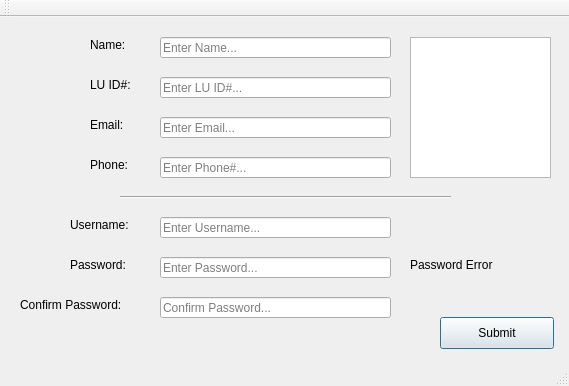
<?xml version="1.0" encoding="UTF-8"?>
<ui version="4.0">
 <class>RegistrationWindow</class>
 <widget class="QMainWindow" name="RegistrationWindow">
  <property name="geometry">
   <rect>
    <x>0</x>
    <y>0</y>
    <width>569</width>
    <height>386</height>
   </rect>
  </property>
  <property name="windowTitle">
   <string>Registration</string>
  </property>
  <widget class="QWidget" name="centralWidget">
   <widget class="QLabel" name="label">
    <property name="geometry">
     <rect>
      <x>90</x>
      <y>20</y>
      <width>41</width>
      <height>16</height>
     </rect>
    </property>
    <property name="text">
     <string>Name:</string>
    </property>
   </widget>
   <widget class="QLabel" name="label_2">
    <property name="geometry">
     <rect>
      <x>90</x>
      <y>60</y>
      <width>41</width>
      <height>16</height>
     </rect>
    </property>
    <property name="text">
     <string>LU ID#:</string>
    </property>
   </widget>
   <widget class="QLabel" name="label_3">
    <property name="geometry">
     <rect>
      <x>90</x>
      <y>100</y>
      <width>41</width>
      <height>16</height>
     </rect>
    </property>
    <property name="text">
     <string>Email:</string>
    </property>
   </widget>
   <widget class="QLabel" name="label_4">
    <property name="geometry">
     <rect>
      <x>90</x>
      <y>140</y>
      <width>41</width>
      <height>16</height>
     </rect>
    </property>
    <property name="text">
     <string>Phone:</string>
    </property>
   </widget>
   <widget class="Line" name="line">
    <property name="geometry">
     <rect>
      <x>120</x>
      <y>170</y>
      <width>331</width>
      <height>20</height>
     </rect>
    </property>
    <property name="orientation">
     <enum>Qt::Horizontal</enum>
    </property>
   </widget>
   <widget class="QLineEdit" name="emailTextField">
    <property name="geometry">
     <rect>
      <x>160</x>
      <y>100</y>
      <width>231</width>
      <height>21</height>
     </rect>
    </property>
    <property name="placeholderText">
     <string>Enter Email...</string>
    </property>
   </widget>
   <widget class="QLineEdit" name="nameTextField">
    <property name="geometry">
     <rect>
      <x>160</x>
      <y>20</y>
      <width>231</width>
      <height>21</height>
     </rect>
    </property>
    <property name="accessibleName">
     <string/>
    </property>
    <property name="placeholderText">
     <string>Enter Name...</string>
    </property>
   </widget>
   <widget class="QLineEdit" name="luIdTextField">
    <property name="geometry">
     <rect>
      <x>160</x>
      <y>60</y>
      <width>231</width>
      <height>21</height>
     </rect>
    </property>
    <property name="placeholderText">
     <string>Enter LU ID#...</string>
    </property>
   </widget>
   <widget class="QLineEdit" name="phoneTextField">
    <property name="geometry">
     <rect>
      <x>160</x>
      <y>140</y>
      <width>231</width>
      <height>21</height>
     </rect>
    </property>
    <property name="placeholderText">
     <string>Enter Phone#...</string>
    </property>
   </widget>
   <widget class="QLabel" name="label_5">
    <property name="geometry">
     <rect>
      <x>70</x>
      <y>200</y>
      <width>71</width>
      <height>16</height>
     </rect>
    </property>
    <property name="text">
     <string>Username:</string>
    </property>
   </widget>
   <widget class="QLineEdit" name="usernameTextField">
    <property name="geometry">
     <rect>
      <x>160</x>
      <y>200</y>
      <width>231</width>
      <height>21</height>
     </rect>
    </property>
    <property name="placeholderText">
     <string>Enter Username...</string>
    </property>
   </widget>
   <widget class="QLabel" name="label_6">
    <property name="geometry">
     <rect>
      <x>70</x>
      <y>240</y>
      <width>62</width>
      <height>16</height>
     </rect>
    </property>
    <property name="text">
     <string>Password:</string>
    </property>
   </widget>
   <widget class="QLineEdit" name="passwordTextField">
    <property name="geometry">
     <rect>
      <x>160</x>
      <y>240</y>
      <width>231</width>
      <height>21</height>
     </rect>
    </property>
    <property name="inputMask">
     <string/>
    </property>
    <property name="echoMode">
     <enum>QLineEdit::Password</enum>
    </property>
    <property name="placeholderText">
     <string>Enter Password...</string>
    </property>
   </widget>
   <widget class="QLabel" name="label_7">
    <property name="geometry">
     <rect>
      <x>20</x>
      <y>280</y>
      <width>121</width>
      <height>16</height>
     </rect>
    </property>
    <property name="text">
     <string>Confirm Password:</string>
    </property>
   </widget>
   <widget class="QLineEdit" name="confirmPasswordTextField">
    <property name="geometry">
     <rect>
      <x>160</x>
      <y>280</y>
      <width>231</width>
      <height>21</height>
     </rect>
    </property>
    <property name="echoMode">
     <enum>QLineEdit::Password</enum>
    </property>
    <property name="placeholderText">
     <string>Confirm Password...</string>
    </property>
   </widget>
   <widget class="QPushButton" name="submitButton">
    <property name="geometry">
     <rect>
      <x>440</x>
      <y>300</y>
      <width>114</width>
      <height>32</height>
     </rect>
    </property>
    <property name="text">
     <string>Submit</string>
    </property>
    <property name="default">
     <bool>true</bool>
    </property>
   </widget>
   <widget class="QGraphicsView" name="idPicture">
    <property name="geometry">
     <rect>
      <x>410</x>
      <y>20</y>
      <width>141</width>
      <height>141</height>
     </rect>
    </property>
   </widget>
   <widget class="QLabel" name="passwordErrorLabel">
    <property name="geometry">
     <rect>
      <x>410</x>
      <y>240</y>
      <width>111</width>
      <height>16</height>
     </rect>
    </property>
    <property name="text">
     <string>Password Error</string>
    </property>
   </widget>
  </widget>
  <widget class="QMenuBar" name="menuBar">
   <property name="geometry">
    <rect>
     <x>0</x>
     <y>0</y>
     <width>569</width>
     <height>22</height>
    </rect>
   </property>
  </widget>
  <widget class="QToolBar" name="mainToolBar">
   <attribute name="toolBarArea">
    <enum>TopToolBarArea</enum>
   </attribute>
   <attribute name="toolBarBreak">
    <bool>false</bool>
   </attribute>
  </widget>
  <widget class="QStatusBar" name="statusBar">
   <property name="enabled">
    <bool>true</bool>
   </property>
  </widget>
 </widget>
 <layoutdefault spacing="6" margin="11"/>
 <resources/>
 <connections/>
</ui>
